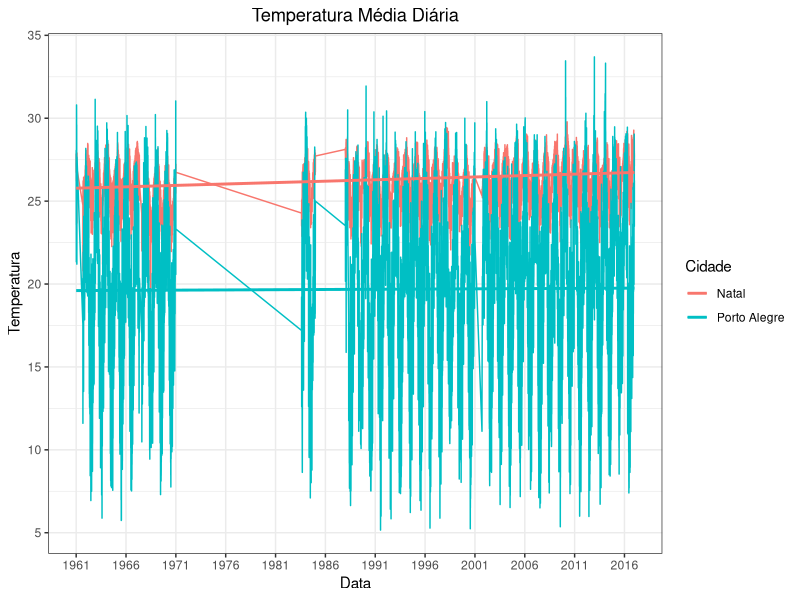
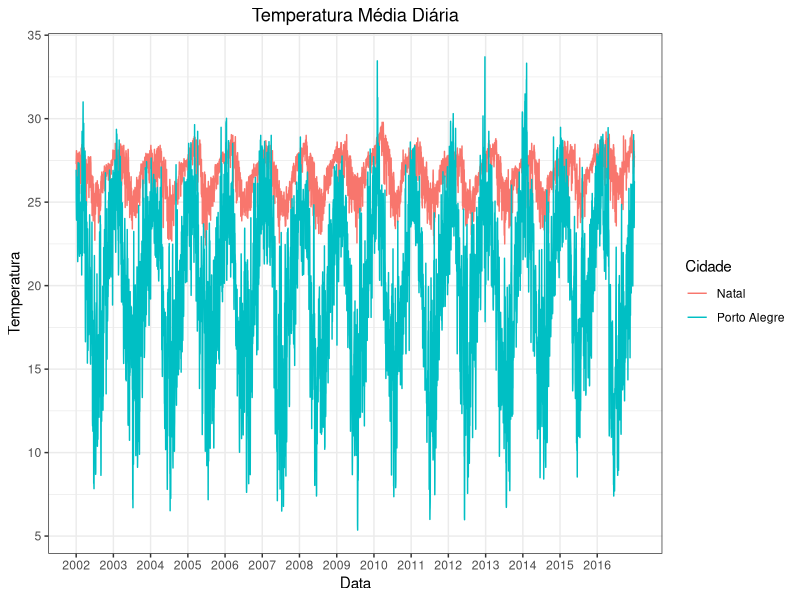
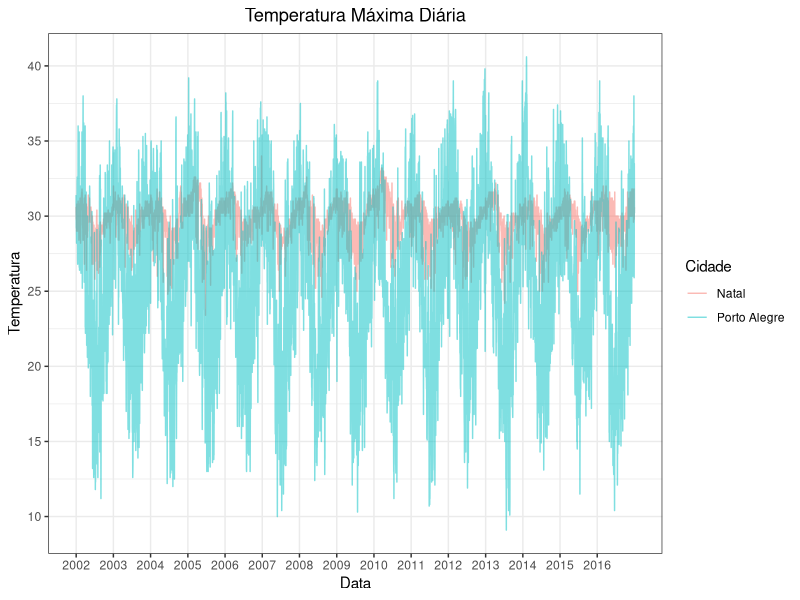

The R source for these figures, in order:
## ---- chunk 1
knitr::opts_chunk$set(echo = TRUE, fig.align="center")
## ---- chunk 2
library(dplyr)
library(ggplot2)
theme_set(theme_bw() + theme(plot.title = element_text(hjust = 0.5)))
library(lubridate)
library(reshape2)

# leitura dos dados de Natal

natal      <- as_data_frame(read.table(file="natal_completo.csv", sep=";", header=TRUE))
natal$Data <- dmy(natal$Data)

# remover NA

natal.media <- natal %>%
  select(Data, Temp.Comp.Media) %>%
  na.omit

# leitura dos dados de Porto Alegre

poa <- as_data_frame(read.table(file="portoalegre_completo.csv", sep=";", header=TRUE))

poa$Data <- dmy(poa$Data)

# remover NA

poa.media <- poa %>%
  select(Data, Temp.Comp.Media) %>%
  na.omit

# juntar os bancos de dados

media <- inner_join(poa.media, natal.media, by="Data")

# renomear as colunas

names(media) <- c("Data", "Porto Alegre", "Natal")

# preparacao final do banco de dados

media <- data_frame(Data=c(media$Data, media$Data), 
                    Cidade=rep(c("Porto Alegre", "Natal"), each=length(media$Data)), 
                    Temperatura=c(media$"Porto Alegre", media$Natal))

# grafico

ggplot(media, aes(x=Data, y=Temperatura, colour=Cidade)) +
  geom_line() +
  geom_smooth(method="lm", se=FALSE) +
  scale_x_date(breaks=seq(min(media$Data), max(media$Data), by="5 year"), date_labels="%Y", minor_breaks=seq(min(media$Data), max(media$Data), by="5 year")) +
  labs(title="Temperatura Média Diária") +
  scale_y_continuous(breaks=seq(0, 35, 5))
## ---- chunk 3
natal      <- as_data_frame(read.table(file="natal_completo.csv", sep=";", header=TRUE))
natal$Data <- dmy(natal$Data)

natal.media <- natal %>%
  select(Data, Temp.Comp.Media) %>%
  filter(Data>="2002-01-01") %>%
  na.omit

poa <- as_data_frame(read.table(file="portoalegre_completo.csv", sep=";", header=TRUE))

poa$Data <- dmy(poa$Data)

poa.media <- poa %>%
  select(Data, Temp.Comp.Media) %>%
  filter(Data>="2002-01-01") %>%
  na.omit

media <- inner_join(poa.media, natal.media, by="Data")

names(media) <- c("Data", "Porto Alegre", "Natal")

media <- data_frame(Data=c(media$Data, media$Data), 
                    Cidade=rep(c("Porto Alegre", "Natal"), each=length(media$Data)), 
                    Temperatura=c(media$"Porto Alegre", media$Natal))

ggplot(media, aes(x=Data, y=Temperatura, colour=Cidade)) +
  geom_line() +
  scale_x_date(breaks=seq(min(media$Data), max(media$Data), by="1 year"), date_labels="%Y", minor_breaks=seq(min(media$Data), max(media$Data), by="1 year")) +
  labs(title="Temperatura Média Diária") +
  scale_y_continuous(breaks=seq(0, 35, 5))
## ---- chunk 4
natal      <- as_data_frame(read.table(file="natal_completo.csv", sep=";", header=TRUE))
natal$Data <- dmy(natal$Data)

natal.media <- natal %>%
  select(Data, TempMaxima) %>%
  filter(Data>="2002-01-01") %>%
  na.omit

poa <- as_data_frame(read.table(file="portoalegre_completo.csv", sep=";", header=TRUE))

poa$Data <- dmy(poa$Data)

poa.media <- poa %>%
  select(Data, TempMaxima) %>%
  filter(Data>="2002-01-01") %>%
  na.omit

media <- inner_join(poa.media, natal.media, by="Data")

names(media) <- c("Data", "Porto Alegre", "Natal")

media <- data_frame(Data=c(media$Data, media$Data), 
                    Cidade=rep(c("Porto Alegre", "Natal"), each=length(media$Data)), 
                    Temperatura=c(media$"Porto Alegre", media$Natal))

ggplot(media, aes(x=Data, y=Temperatura, colour=Cidade)) +
  geom_line(alpha=.5) +
  scale_x_date(breaks=seq(min(media$Data), max(media$Data), by="1 year"), date_labels="%Y", minor_breaks=seq(min(media$Data), max(media$Data), by="1 year")) +
  labs(title="Temperatura Máxima Diária") +
  scale_y_continuous(breaks=seq(0, 40, 5))
